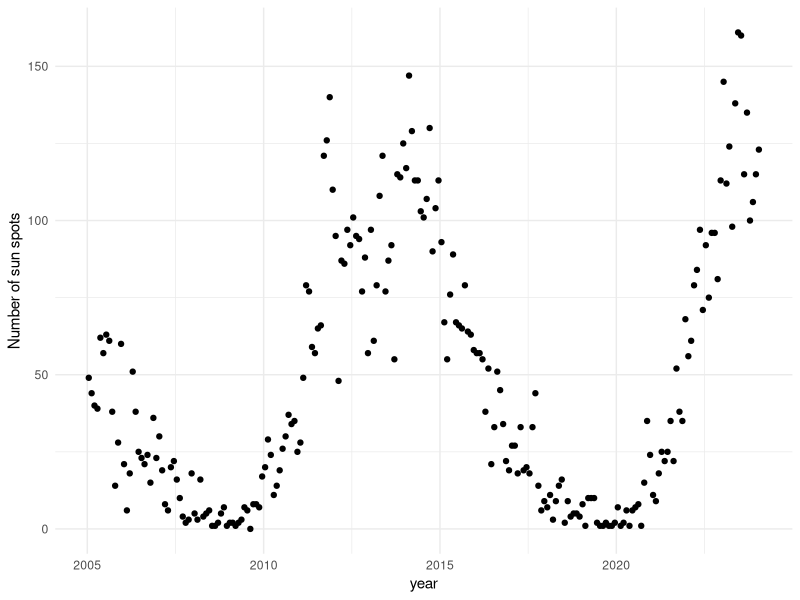

This figure's R source:
## ---- chunk 1
#| code-fold: true


# source: https://www.sidc.be/SILSO/infosnmtot
suppressPackageStartupMessages(require("dplyr"))
suppressPackageStartupMessages(require("ggplot2"))

df = read.csv("../data/sunspots-SN_m_tot_V2.0.csv", sep = ";", header=FALSE) %>%
        mutate(count = ceiling(V4)) %>%
        rename(year = V3) %>%
        filter(year > 2005)

#by_year = df %>% group_by(year) %>% summarize(count = sum(count))

df %>% ggplot(aes(x = year, y = count)) + geom_point() + ylab("Number of sun spots") + theme_minimal()
